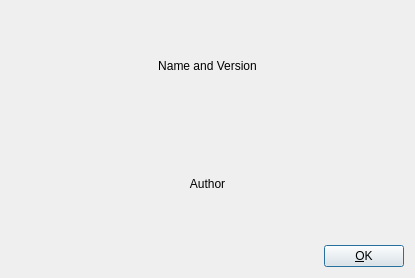
<?xml version="1.0" encoding="UTF-8"?>
<ui version="4.0">
 <class>Dialog</class>
 <widget class="QDialog" name="Dialog">
  <property name="geometry">
   <rect>
    <x>0</x>
    <y>0</y>
    <width>415</width>
    <height>278</height>
   </rect>
  </property>
  <property name="windowTitle">
   <string>About Neuronvisio</string>
  </property>
  <layout class="QGridLayout" name="gridLayout_4">
   <item row="3" column="0">
    <layout class="QHBoxLayout" name="horizontalLayout">
     <item>
      <spacer name="horizontalSpacer">
       <property name="orientation">
        <enum>Qt::Horizontal</enum>
       </property>
       <property name="sizeHint" stdset="0">
        <size>
         <width>40</width>
         <height>20</height>
        </size>
       </property>
      </spacer>
     </item>
     <item>
      <widget class="QPushButton" name="pushButton">
       <property name="text">
        <string>&amp;OK</string>
       </property>
      </widget>
     </item>
    </layout>
   </item>
   <item row="0" column="0">
    <widget class="QLabel" name="name">
     <property name="text">
      <string>Name and Version</string>
     </property>
     <property name="textFormat">
      <enum>Qt::RichText</enum>
     </property>
     <property name="alignment">
      <set>Qt::AlignCenter</set>
     </property>
    </widget>
   </item>
   <item row="1" column="0">
    <widget class="QLabel" name="authors">
     <property name="text">
      <string>Author</string>
     </property>
     <property name="alignment">
      <set>Qt::AlignCenter</set>
     </property>
    </widget>
   </item>
  </layout>
 </widget>
 <resources/>
 <connections>
  <connection>
   <sender>pushButton</sender>
   <signal>clicked(bool)</signal>
   <receiver>Dialog</receiver>
   <slot>close()</slot>
   <hints>
    <hint type="sourcelabel">
     <x>345</x>
     <y>120</y>
    </hint>
    <hint type="destinationlabel">
     <x>191</x>
     <y>180</y>
    </hint>
   </hints>
  </connection>
 </connections>
</ui>
